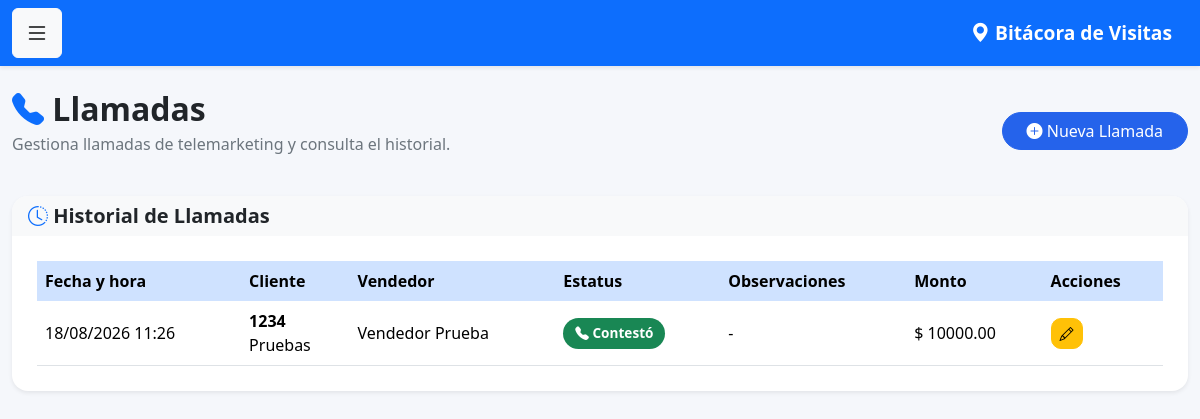
Page /llamadas (signed in) on the committed database.
### models.py (models this page shows)
class Llamada(db.Model):
    __tablename__ = 'llamadas'
    id = db.Column(
        db.Integer,
        primary_key=True
    )
    fecha = db.Column(
        db.DateTime,
        default=datetime.now
    )
    estatus = db.Column(
        db.String(20),
        nullable=False,
        default='No contestó'
    )
    monto_venta = db.Column(
        db.Float,
        default=0
    )
    observaciones = db.Column(
        db.Text
    )
    cliente_id = db.Column(
        db.Integer,
        db.ForeignKey('clientes.id'),
        nullable=False
    )
    usuario_id = db.Column(
        db.Integer,
        db.ForeignKey('usuarios.id'),
        nullable=False
    )
    cliente = db.relationship(
        'Cliente',
        backref='llamadas'
    )
    usuario = db.relationship(
        'Usuario',
        backref='llamadas'
    )

class Cliente(db.Model):
    __tablename__ = 'clientes'
    id = db.Column(
        db.Integer,
        primary_key=True
    )
    num_cliente = db.Column(
        db.String(20),
        unique=True,
        nullable=False
    )
    nombre = db.Column(
        db.String(150),
        nullable=False
    )
    grupo = db.Column(
        db.String(100)
    )
    canal = db.Column(
        db.String(100)
    )
    vendedor = db.Column(
        db.Integer
    )

class Usuario(UserMixin, db.Model):
    __tablename__ = 'usuarios'
    id = db.Column(db.Integer, primary_key=True)
    nombre = db.Column(db.String(100), nullable=False)
    correo = db.Column(db.String(120), unique=True, nullable=False)
    password = db.Column(db.String(500), nullable=False)
    rol = db.Column(db.String(20), default='vendedor')
    activo = db.Column(db.Boolean, default=True)

### app.py (the view)
@app.route('/llamadas')
@login_required
def llamadas():
    if current_user.rol in ['admin', 'supervisor']:
        llamadas = Llamada.query.order_by(
            Llamada.fecha.desc()
        ).all()
    else:
        llamadas = Llamada.query.filter_by(
            usuario_id=current_user.id
        ).order_by(
            Llamada.fecha.desc()
        ).all()
    return render_template(
        'llamadas.html',
        llamadas=llamadas
    )

### app.py (called while the page is built)
@login_manager.user_loader
def load_user(user_id):
    return Usuario.query.get(int(user_id))

### templates/llamadas.html (shortened to what this page needs)
{% extends 'base.html' %}
{% block contenido %}
<div class="d-flex justify-content-between align-items-center mb-4">
    <div>
        <h2 class="fw-bold mb-1">
            <i class="bi bi-telephone-fill text-primary"></i>
            Llamadas
        </h2>
        <p class="text-muted">
            Gestiona llamadas de telemarketing y consulta el historial.
        </p>
    </div>
    <a href="{{ url_for('nueva_llamada') }}"
       class="btn btn-primary rounded-pill px-4">
        <i class="bi bi-plus-circle-fill"></i>
        Nueva Llamada
    </a>
</div>
<div class="card shadow-sm border-0 rounded-4">
    <div class="card-header bg-light">
        <h5 class="mb-0">
            <i class="bi bi-clock-history text-primary"></i>
            Historial de Llamadas
        </h5>
    </div>
    <div class="card-body">
        <div class="table-responsive">
            <table class="table table-hover align-middle">
                <thead class="table-primary">
                    <tr>
                        <th>Fecha y hora</th>
                        <th>Cliente</th>
                        <th>Vendedor</th>
                        <th>Estatus</th>
                        <th>Observaciones</th>
                        <th>Monto</th>
                        <th>Acciones</th>
                    </tr>
                </thead>
                <tbody>
                    {% for llamada in llamadas %}
                    <tr>
                        <td>
                            {{ llamada.fecha.strftime('%d/%m/%Y %H:%M') }}
                        </td>
                        <td>
                            <strong>
                                {{ llamada.cliente.num_cliente }}
                            </strong>
                            <br>
                            {{ llamada.cliente.nombre }}
                        </td>
                        <td>
                            {{ llamada.usuario.nombre }}
                        </td>
                        <td>
                            {% if llamada.estatus == 'Contestó' %}
                                <span class="badge bg-success">
                                    <i class="bi bi-telephone-fill"></i>
                                    Contestó
                                </span>
                            {% else %}
                                <span class="badge bg-secondary">
                                    <i class="bi bi-telephone-x-fill"></i>
                                    No contestó
                                </span>
                            {% endif %}
                        </td>
                        <td>
                            {{ llamada.observaciones or '-' }}
                        </td>
                        <td>
                            $ {{ "%.2f"|format(llamada.monto_venta or 0) }}
                        </td>
                        <td>
                            <a href="/llamada/editar/{{ llamada.id }}"
                               class="btn btn-warning btn-sm"
                               title="Editar">
                                <i class="bi bi-pencil"></i>
                            </a>
                        </td>
                    </tr>
                    {% endfor %}
                </tbody>
            </table>
        </div>
    </div>
</div>
{% endblock %}

### static/css/style.css (style rules this page uses)
body { background: #f5f7fb; font-family: "Segoe UI", Roboto, Helvetica, Arial, sans-serif; color: #212529; }
h1, h2, h3, h4, h5 { font-weight: 700; }
.text-muted { color: #6c757d !important; }
.card { border: none; border-radius: 18px; overflow: hidden; box-shadow: 0 6px 18px rgba(0,0,0,.08); }
.card-header { border: none; }
.card-body { padding: 25px; }
.btn { transition:.25s; }
.btn-primary { background:#2563eb; border-color:#2563eb; }
.table { margin-bottom:0; }
.table thead th { font-weight:600; border:none; }
.table-hover tbody tr { transition:.25s; }
.table td, .table th { vertical-align:middle; }
.badge { padding:8px 12px; border-radius:20px; font-size:.85rem; }
.btn-sm { border-radius:10px; }
.table td { max-width:250px; }
.table td:nth-child(4) { white-space:normal; }

### rows in the picture
Llamada: fecha "18/08/2026 11:26", cliente.num_cliente "1234", cliente.nombre "Pruebas", usuario.nombre "Vendedor Prueba", estatus "Contestó" (drawn), observaciones "-", monto_venta "10000.00"
